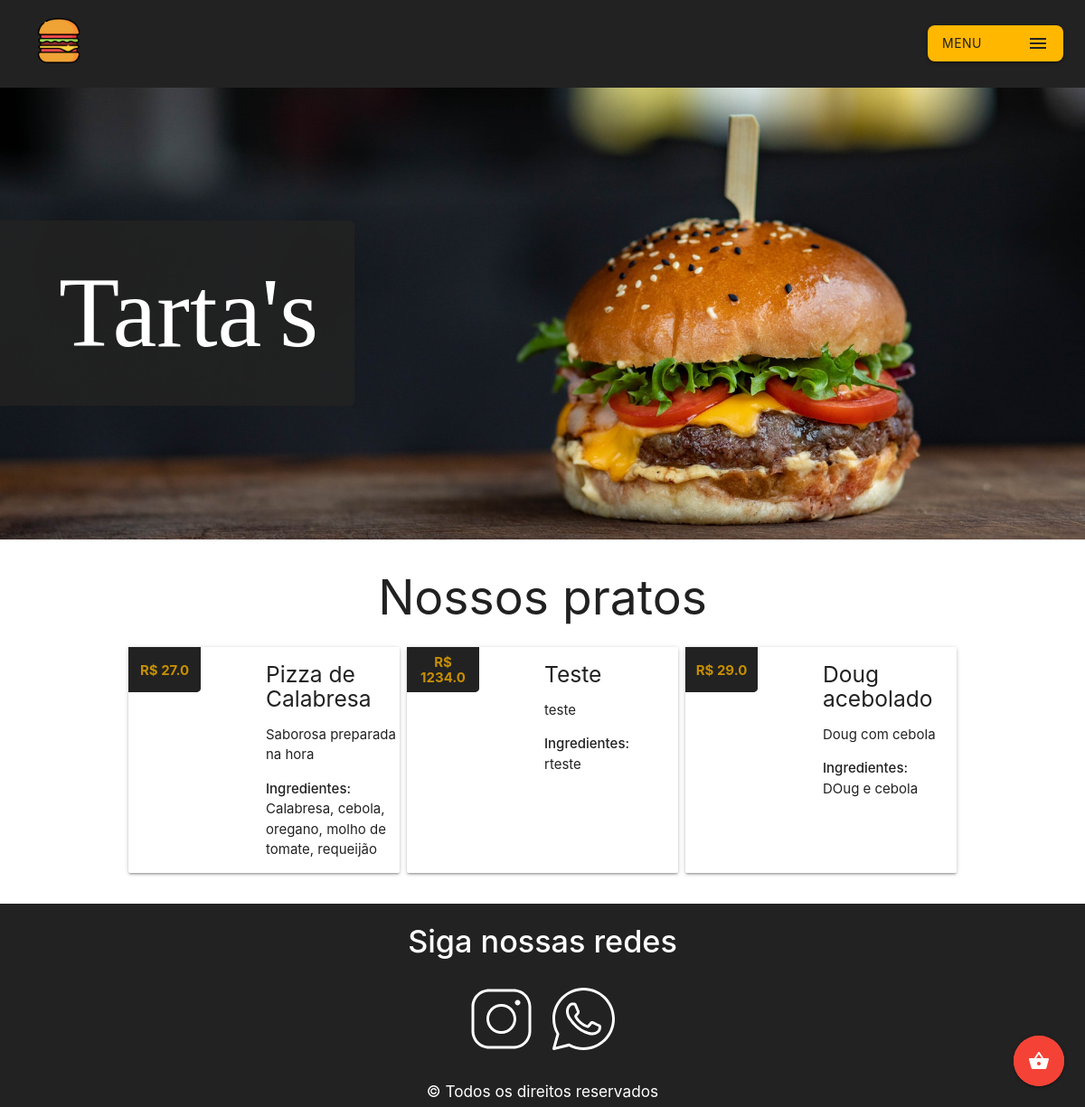
/, run on an earlier commit of the app's database.
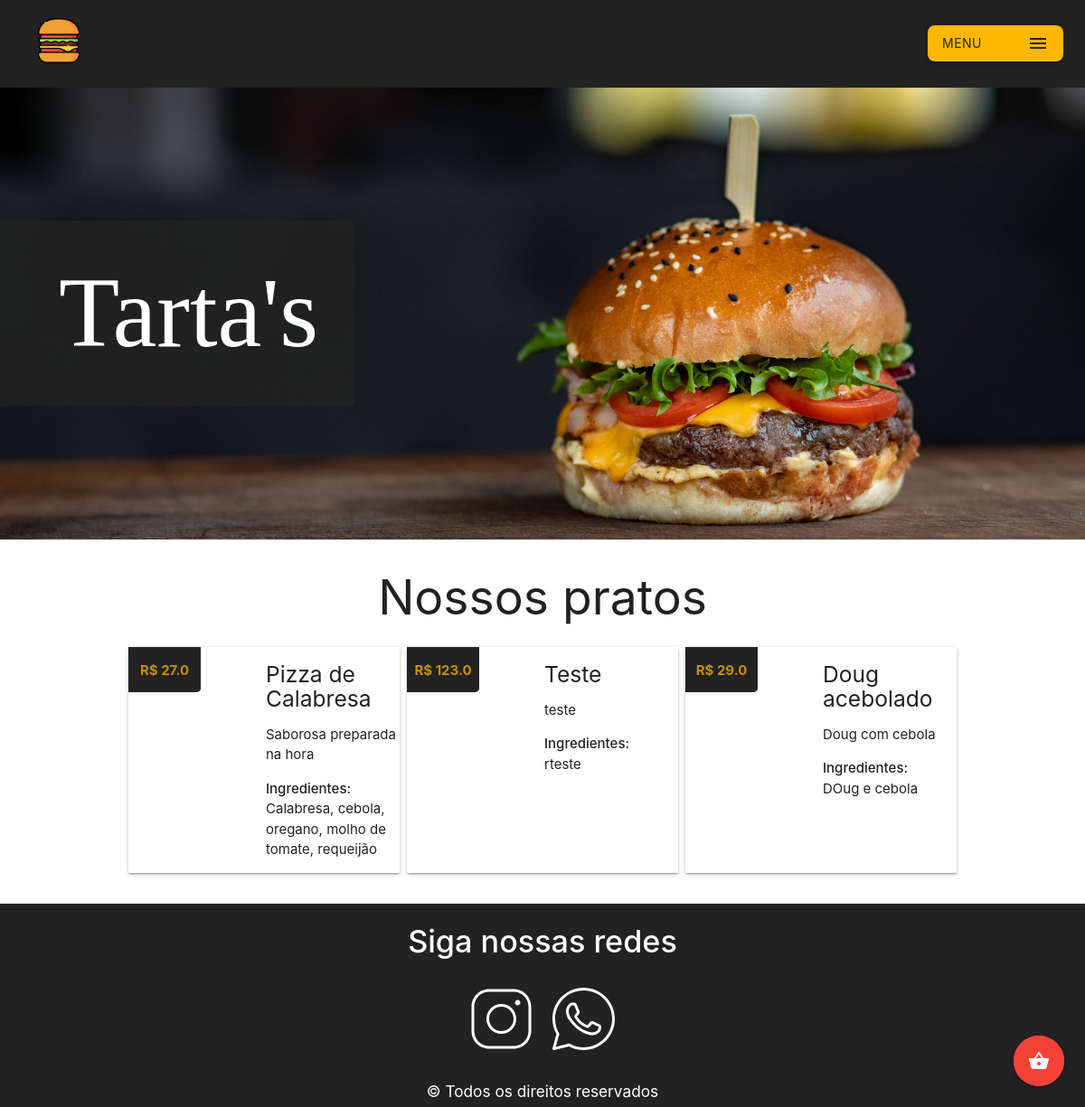
And on a later commit of the database.
### app/models.py (models this page shows, shortened)
class Prato(models.Model):
    name = models.CharField(max_length = 30)
    desc = models.CharField(max_length = 60)
    ingredients = models.CharField(max_length = 100)
    value = models.FloatField()
    disponibilidade = models.BooleanField(default=True)
    image = models.TextField(max_length=255, blank=True)
    created_at = models.DateTimeField(auto_now_add=True)
    updated_at = models.DateTimeField(auto_now=True)

### app/views.py (the view)
# urls.py: path('', views.index, name='index'),
def index(request):
    db = {}
    db['time'] = time.localtime()
    db['gerencial'] = models.Gerencial.objects.all()
    db['pratos'] = models.Prato.objects.all()
    return render(request, 'home/index.html', db)

### app/templates/home/index.html (shortened to what this page needs)
{% extends 'base.html' %}
{% load static %}
{% block content %}
<h2 style='width: 100%; text-align: center;'>Nossos pratos</h2>
<section id="index-view">
  {% for p in pratos %}
    <div class="card">
      <div class="card-img" style="background-image: url('{{ p.image }}');"></div>
      <div class="card-data">
        <h5 class="card-data-title">{{ p.name }}</h5>
        <p class="card-data-desc">{{ p.desc }}</p>
        <p class="card-data-ingredients">
          <strong>Ingredientes: </strong><br>{{ p.ingredients }}
        </p>
      </div>
      <div class="card-div-btn">
        {% if p.disponibilidade %}
        <button class="card-btn pulse modal-trigger" style="z-index: 100;" data-target="modal{{p.id}}"><b>R$ {{ p.value }}</b></button>
        {% else %}
        <button class="card-btn pulse modal-trigger" style="z-index: 100;" data-target="modal-indisponivel"><b>R$ {{ p.value }}</b></button>
        {% endif %}
      </div>
    </div>
    {% endfor %}
</section>
<div class="fixed-action-btn">
  <a class="btn-floating btn-large red pulse modal-trigger" data-target="modal-carrinho">
    <i class="large material-icons">shopping_basket</i>
  </a>
</div>
{% endblock %}

What changed in the data, as far as the page shows it:
changed Prato "Teste": value "1234.0" → "123.0"
